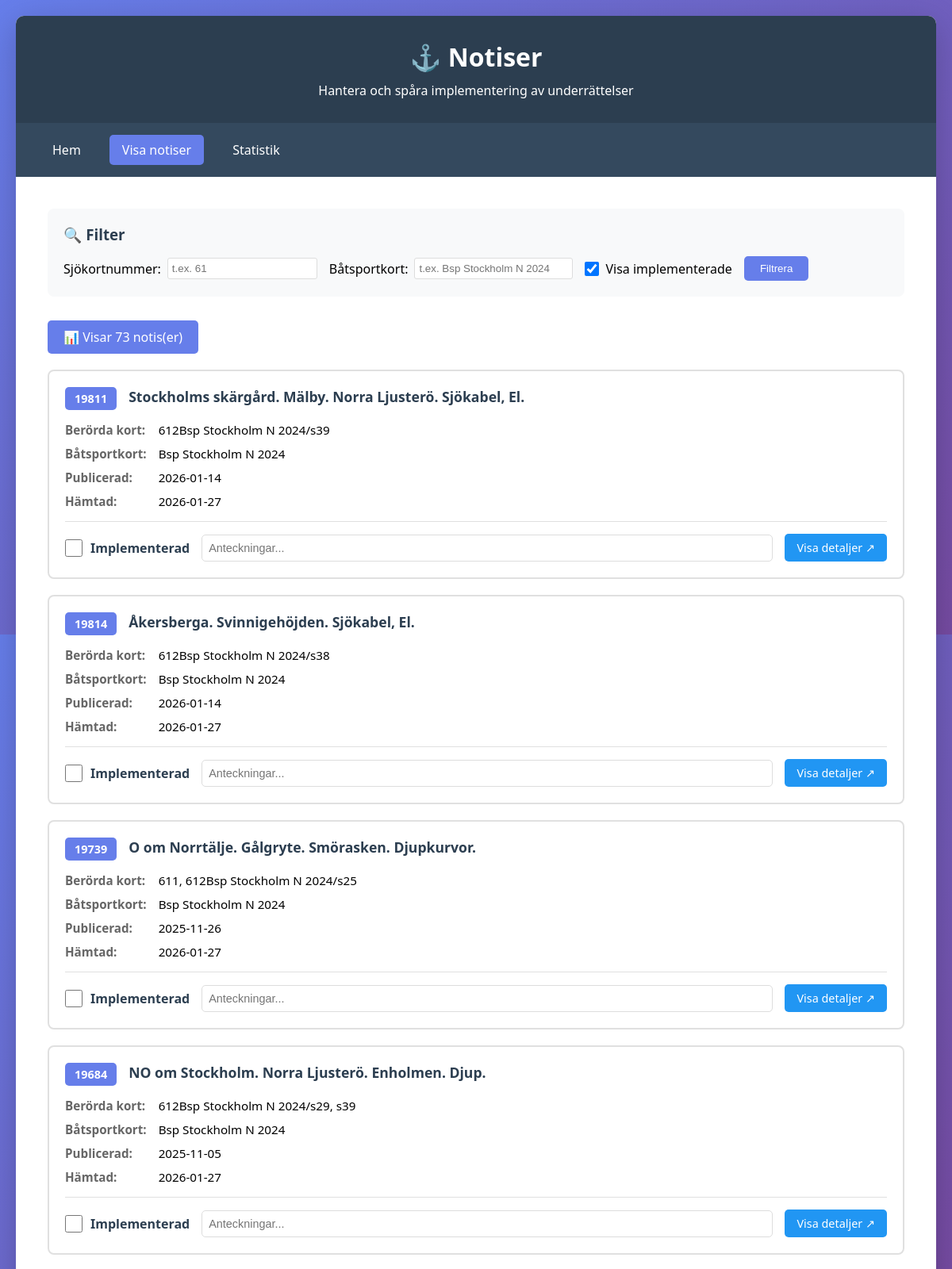
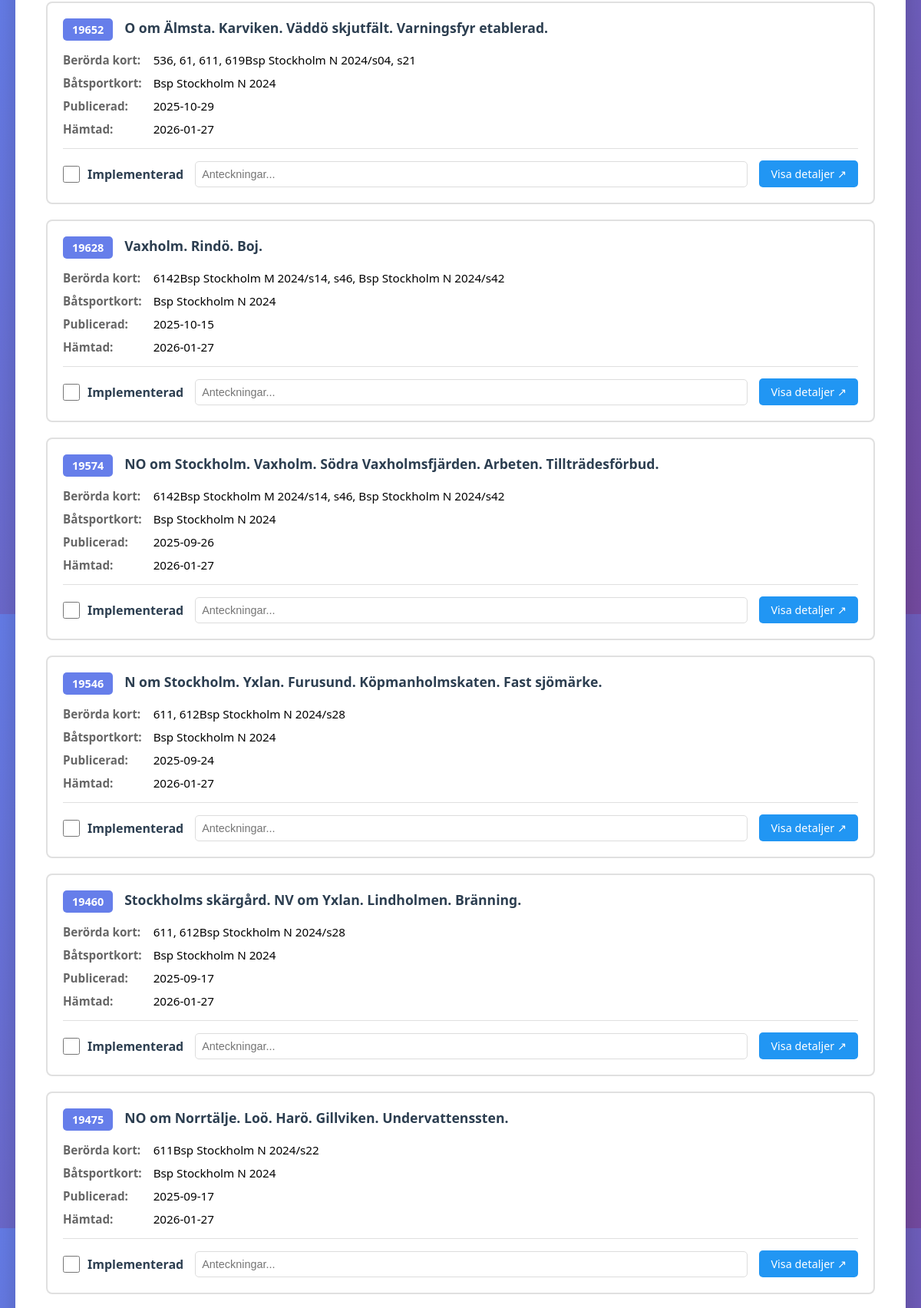
Screenshot of /notices (upper part) with the database file from the repository (2 pictures, top to bottom).
### tables this page shows
CREATE TABLE implementation_status (
            id INTEGER PRIMARY KEY AUTOINCREMENT,
            notice_id INTEGER,
            implemented BOOLEAN DEFAULT 0,
            implemented_date TEXT,
            notes TEXT,
            FOREIGN KEY (notice_id) REFERENCES notices(id)
        );

CREATE TABLE notices (
            id INTEGER PRIMARY KEY AUTOINCREMENT,
            notice_number TEXT,
            title TEXT,
            affected_charts TEXT,
            sjokort_nummer TEXT,
            batsportkort TEXT,
            published_date TEXT,
            area TEXT,
            content TEXT,
            url TEXT,
            scraped_date TEXT
        );

### app.py (the view)
@app.route('/notices')
def list_notices():
    conn = get_db()
    c = conn.cursor()
    sjokort = request.args.get('sjokort', '')
    batsportkort = request.args.get('batsportkort', '')
    show_implemented = request.args.get('show_implemented', '1')
    query = '''
        SELECT n.id, n.notice_number, n.title, n.affected_charts, n.sjokort_nummer, n.batsportkort,
               n.published_date, n.content, n.url, n.scraped_date,
               i.implemented, i.implemented_date, i.notes
        FROM notices n
        LEFT JOIN implementation_status i ON n.id = i.notice_id
        WHERE 1=1
    '''
    params = []
    if sjokort:
        query += ' AND n.sjokort_nummer = ?'
        params.append(sjokort)
    if batsportkort:
        query += ' AND n.batsportkort = ?'
        params.append(batsportkort)
    if show_implemented == '0':
        query += ' AND (i.implemented = 0 OR i.implemented IS NULL)'
    query += ' ORDER BY n.published_date DESC'
    c.execute(query, params)
    notices = c.fetchall()
    conn.close()
    return render_template('notices.html', notices=notices,
                         sjokort=sjokort, batsportkort=batsportkort,
                         show_implemented=show_implemented)

### app.py (called while the page is built)
def get_db():
    conn = sqlite3.connect(app.config['DATABASE'])
    conn.row_factory = sqlite3.Row
    return conn

### templates/notices.html (shortened to what this page needs)
<!DOCTYPE html>
<html lang="sv">
<head>
</head>
<body>
    <div class="container">
        <header>
            <h1>⚓ Notiser</h1>
            <p>Hantera och spåra implementering av underrättelser</p>
        </header>
        <nav>
            <a href="/">Hem</a>
            <a href="/notices" class="active">Visa notiser</a>
            <a href="/statistics">Statistik</a>
        </nav>
        <div class="content">
            <div class="filter-section">
                <h3>🔍 Filter</h3>
                <form method="get" action="/notices">
                    <div class="filter-group">
                        <label>
                            Sjökortnummer:
                            <input type="text" name="sjokort" value="{{ sjokort }}"
                                   placeholder="t.ex. 61" style="padding: 5px; border: 1px solid #ddd; border-radius: 3px;">
                        </label>
                        <label>
                            Båtsportkort:
                            <input type="text" name="batsportkort" value="{{ batsportkort }}"
                                   placeholder="t.ex. Bsp Stockholm N 2024"
                                   style="padding: 5px; border: 1px solid #ddd; border-radius: 3px; min-width: 200px;">
                        </label>
                        <label>
                            <input type="checkbox" name="show_implemented" value="1"
                                   {% if show_implemented == '1' %}checked{% endif %}>
                            Visa implementerade
                        </label>
                        <button type="submit" style="background: #667eea; color: white; border: none;
                                padding: 8px 20px; border-radius: 5px; cursor: pointer;">
                            Filtrera
                        </button>
                    </div>
                </form>
            </div>
            {% if notices %}
                <div class="notice-count">
                    📊 Visar {{ notices|length }} notis(er)
                </div>
                <div class="notices-grid">
                    {% for notice in notices %}
                    <div class="notice-card {% if notice.implemented %}implemented{% endif %}">
                        <div class="notice-header">
                            <div class="notice-number">
                                {% if notice.notice_number %}
                                <a href="https://ufs.sjofartsverket.se/Current/NoticeDetails?notice={{ notice.notice_number }}&from=search"
                                   target="_blank"
                                   title="Klicka för att se fullständig beskrivning">
                                    {{ notice.notice_number }}
                                </a>
                                {% endif %}
                            </div>
                            <div class="notice-title">
                                {% if notice.notice_number %}
                                <a href="https://ufs.sjofartsverket.se/Current/NoticeDetails?notice={{ notice.notice_number }}&from=search"
                                   target="_blank"
                                   title="Klicka för att se fullständig beskrivning">
                                    {{ notice.title }}
                                </a>
                                {% else %}
                                {{ notice.title }}
                                {% endif %}
                            </div>
                        </div>
                        <div class="notice-info">
                            {% if notice.affected_charts %}
                            <strong>Berörda kort:</strong>
                            <span>{{ notice.affected_charts }}</span>
                            {% endif %}
                            {% if notice.batsportkort %}
                            <strong>Båtsportkort:</strong>
                            <span>{{ notice.batsportkort }}</span>
                            {% endif %}
                            <strong>Publicerad:</strong>
                            <span>{{ notice.published_date }}</span>
                            {% if notice.scraped_date %}
                            <strong>Hämtad:</strong>
                            <span>{{ notice.scraped_date[:10] }}</span>
                            {% endif %}
                        </div>
                        <div class="notice-actions">
                            <div class="checkbox-container">
                                <input type="checkbox"
                                       id="implemented_{{ notice.id }}"
                                       onchange="updateStatus({{ notice.id }}, this.checked)">
                                <label for="implemented_{{ notice.id }}">Implementerad</label>
                            </div>
                            <input type="text"
                                   class="notes-input"
                                   id="notes_{{ notice.id }}"
                                   placeholder="Anteckningar..."
                                   value="{{ notice.notes or '' }}"
                                   onblur="saveNotes({{ notice.id }}, this.value)">
                            {% if notice.notice_number %}
                            <a href="https://ufs.sjofartsverket.se/Current/NoticeDetails?notice={{ notice.notice_number }}&from=search"
                               target="_blank"
                               class="link-button">
                                Visa detaljer ↗
                            </a>
                            {% endif %}
                        </div>
                    </div>
                    {% endfor %}
                </div>
            {% endif %}
        </div>
    </div>
</body>
</html>

### templates/notices.html (style rules this page uses)
* { margin: 0; padding: 0; box-sizing: border-box; }
body { font-family: 'Segoe UI', Tahoma, Geneva, Verdana, sans-serif; background: linear-gradient(135deg, #667eea 0%, #764ba2 100%); min-height: 100vh; padding: 20px; }
.container { max-width: 1400px; margin: 0 auto; background: white; border-radius: 10px; box-shadow: 0 10px 40px rgba(0,0,0,0.2); overflow: hidden; }
header { background: #2c3e50; color: white; padding: 30px; text-align: center; }
header h1 { font-size: 2em; margin-bottom: 10px; }
nav { background: #34495e; padding: 15px 30px; display: flex; gap: 20px; flex-wrap: wrap; }
nav a { color: white; text-decoration: none; padding: 8px 16px; border-radius: 5px; transition: background 0.3s; }
nav a.active { background: #667eea; }
.content { padding: 40px; }
.filter-section { background: #f8f9fa; padding: 20px; border-radius: 8px; margin-bottom: 30px; }
.filter-section h3 { margin-bottom: 15px; color: #2c3e50; }
.filter-group { display: flex; gap: 15px; align-items: center; flex-wrap: wrap; }
.filter-group label { display: flex; align-items: center; gap: 8px; }
.filter-group input[type="checkbox"] { width: 18px; height: 18px; }
.notice-count { background: #667eea; color: white; padding: 10px 20px; border-radius: 5px; margin-bottom: 20px; display: inline-block; }
.notices-grid { display: grid; gap: 20px; }
.notice-card { background: white; border: 2px solid #e0e0e0; border-radius: 8px; padding: 20px; transition: all 0.3s; }
.notice-header { display: flex; justify-content: space-between; align-items: start; margin-bottom: 15px; gap: 15px; }
.notice-number { background: #667eea; color: white; padding: 5px 12px; border-radius: 5px; font-weight: bold; font-size: 0.9em; transition: background 0.3s; }
.notice-number a { color: white; text-decoration: none; }
.notice-title { flex: 1; font-size: 1.1em; color: #2c3e50; font-weight: 600; }
.notice-title a { color: #2c3e50; text-decoration: none; transition: color 0.3s; }
.notice-info { display: grid; grid-template-columns: auto 1fr; gap: 10px 15px; margin-bottom: 15px; font-size: 0.95em; }
.notice-info strong { color: #666; }
.notice-actions { display: flex; align-items: center; gap: 15px; padding-top: 15px; border-top: 1px solid #e0e0e0; }
.checkbox-container { display: flex; align-items: center; gap: 10px; }
.checkbox-container input[type="checkbox"] { width: 22px; height: 22px; cursor: pointer; }
.checkbox-container label { cursor: pointer; font-weight: 600; color: #2c3e50; }
.notes-input { flex: 1; padding: 8px; border: 1px solid #ddd; border-radius: 5px; font-size: 0.9em; }
.link-button { background: #2196F3; color: white; padding: 8px 15px; text-decoration: none; border-radius: 5px; font-size: 0.9em; transition: background 0.3s; }

### rows the page displays
implementation_status: notice_number "19811", title "Stockholms skärgård. Mälby. Norra Ljusterö. Sjökabel, El.", affected_charts "612Bsp Stockholm N 2024/s39", batsportkort "Bsp Stockholm N 2024", published_date "2026-01-14", scraped_date "2026-01-27"
implementation_status: notice_number "19814", title "Åkersberga. Svinnigehöjden. Sjökabel, El.", affected_charts "612Bsp Stockholm N 2024/s38", batsportkort "Bsp Stockholm N 2024", published_date "2026-01-14", scraped_date "2026-01-27"
implementation_status: notice_number "19739", title "O om Norrtälje. Gålgryte. Smörasken. Djupkurvor.", affected_charts "611, 612Bsp Stockholm N 2024/s25", batsportkort "Bsp Stockholm N 2024", published_date "2025-11-26", scraped_date "2026-01-27"
implementation_status: notice_number "19684", title "NO om Stockholm. Norra Ljusterö. Enholmen. Djup.", affected_charts "612Bsp Stockholm N 2024/s29, s39", batsportkort "Bsp Stockholm N 2024", published_date "2025-11-05", scraped_date "2026-01-27"
implementation_status: notice_number "19652", title "O om Älmsta. Karviken. Väddö skjutfält. Varningsfyr etablerad.", affected_charts "536, 61, 611, 619Bsp Stockholm N 2024/s04, s21", batsportkort "Bsp Stockholm N 2024", published_date "2025-10-29", scraped_date "2026-01-27"
implementation_status: notice_number "19628", title "Vaxholm. Rindö. Boj.", affected_charts "6142Bsp Stockholm M 2024/s14, s46, Bsp Stockholm N 2024/s42", batsportkort "Bsp Stockholm N 2024", published_date "2025-10-15", scraped_date "2026-01-27"
implementation_status: notice_number "19574", title "NO om Stockholm. Vaxholm. Södra Vaxholmsfjärden. Arbeten. Tillträdesförbud.", affected_charts "6142Bsp Stockholm M 2024/s14, s46, Bsp Stockholm N 2024/s42", batsportkort "Bsp Stockholm N 2024", published_date "2025-09-26", scraped_date "2026-01-27"
implementation_status: notice_number "19546", title "N om Stockholm. Yxlan. Furusund. Köpmanholmskaten. Fast sjömärke.", affected_charts "611, 612Bsp Stockholm N 2024/s28", batsportkort "Bsp Stockholm N 2024", published_date "2025-09-24", scraped_date "2026-01-27"
implementation_status: notice_number "19460", title "Stockholms skärgård. NV om Yxlan. Lindholmen. Bränning.", affected_charts "611, 612Bsp Stockholm N 2024/s28", batsportkort "Bsp Stockholm N 2024", published_date "2025-09-17", scraped_date "2026-01-27"
implementation_status: notice_number "19475", title "NO om Norrtälje. Loö. Harö. Gillviken. Undervattenssten.", affected_charts "611Bsp Stockholm N 2024/s22", batsportkort "Bsp Stockholm N 2024", published_date "2025-09-17", scraped_date "2026-01-27"

### other values shown
{{ notices|length }} "73"
